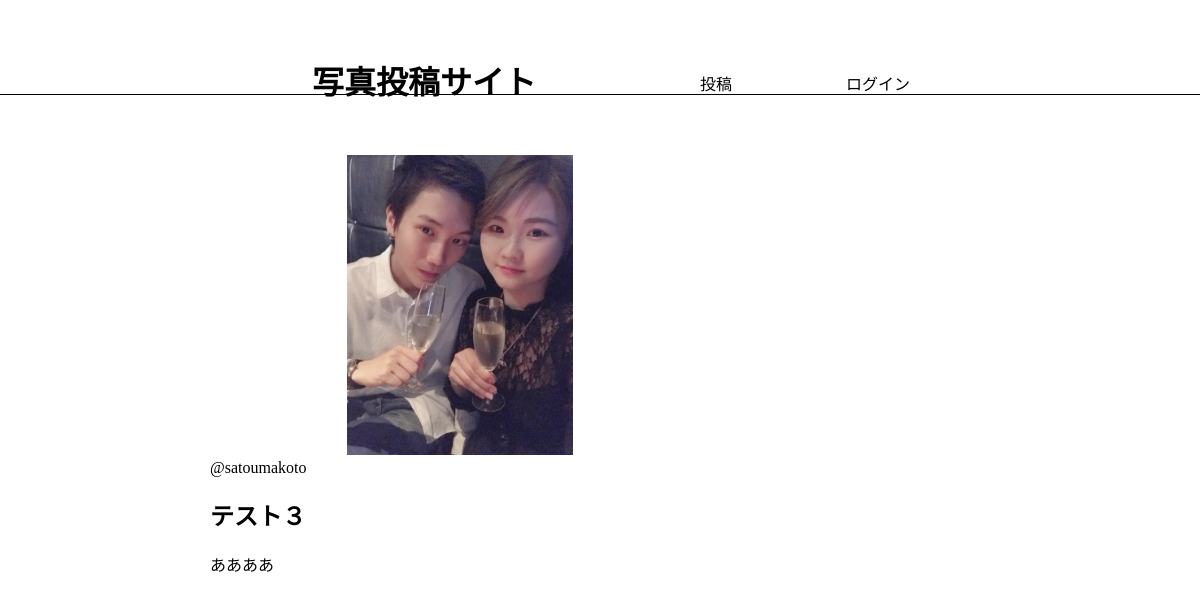
Page /photos/3/ on the committed database.
### app/models.py (models this page shows, shortened)
class Photo(models.Model):
    title = models.CharField(max_length=150)
    comment = models.TextField(blank=True)
    image = models.ImageField(upload_to='photos')
    category = models.ForeignKey(Category,on_delete=models.PROTECT)
    user = models.ForeignKey(User, on_delete=models.CASCADE)
    created_at = models.DateTimeField(auto_now=True)

### app/views.py (the view)
# urls.py: path('photos/<int:pk>/', views.photos_detail, name='photos_detail'),
def photos_detail(request, pk):
    photo = get_object_or_404(Photo, pk=pk)
    return render(request, 'app/photos_detail.html', {'photo': photo})

### app/templates/app/photos_detail.html (shortened to what this page needs)
{% extends 'app/base.html' %}
{% block content %}
<div class="photo-detail">
<img src="{{ photo.image.url }}" class="photo-img">
<div class="photo-info">
   <a href="{% url 'app:users_detail'
   photo.user.id %}">@{{ photo.user }}</a>
</div>
<h2>{{ photo.title }}</h2>
<p>{{ photo.comment }}</p>
{% endblock %}

### static/css/style.css (style rules this page uses)
html, body { margin: 0; }
div { box-sizing: border-box; }
a { text-decoration: none; color: #000; }
.photo-img { width: 100%; max-width: 500px; height: 300px; object-fit: cover; border-radius: 4px; }
.photo-detail .photo-img { object-fit: contain; }

### rows in the picture
Photo: image (picture), user "satoumakoto", title "テスト３", comment "ああああ"
